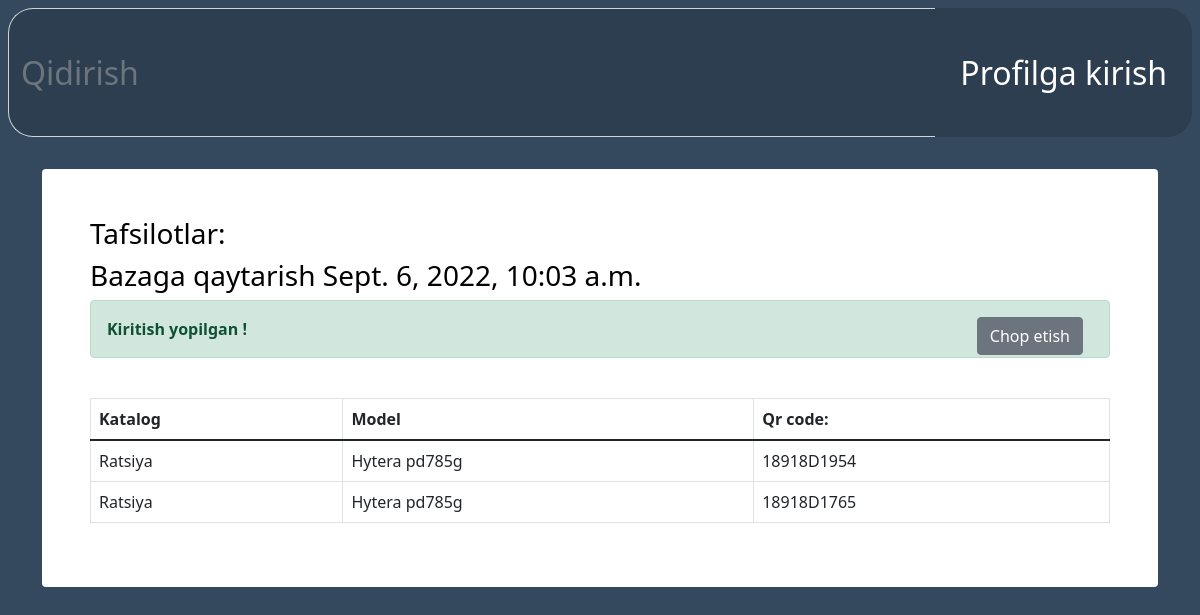
Page /events/44/ (signed in) on the committed database.
### apps/models.py (models this page shows, shortened)
class TadbirModel(models.Model):
    nametadbir = models.CharField(max_length=100)
    authuser = models.ForeignKey('auth.user', on_delete=models.CASCADE)
    pub_date = models.DateTimeField(auto_now_add=True)
    closeEvent = models.BooleanField(default=False)  # ombordami yuqmi

class RatsiyaModel(models.Model):
    tadbir = models.ManyToManyField(TadbirModel, through='Enrollment')
    katalog = models.CharField(max_length=200)
    rcode = models.SmallIntegerField(default=0)
    model = models.CharField(max_length=200)
    qr_code = models.CharField(max_length=200)
    lasteventid = models.PositiveIntegerField(default=0)
    archive = models.BooleanField(default=False)

### apps/views.py (the view, shortened to what this page needs)
# urls.py: path('events/<int:tadbirid>/', tadbir_view, name='detialevent'),
def tadbir_view(request, tadbirid):
    context = dict()
    datalist = list()
    enrolments = Enrollment.objects.filter(TadbirModel_id=tadbirid)
    for datas in enrolments:
        datalist.append(RatsiyaModel.objects.get(id=datas.RatsiyaModel_id))
    context['tadbirid'] = datalist
    tadbir = TadbirModel.objects.get(id=tadbirid)
    context['tadbir'] = tadbir
    if tadbir.nametadbir == 'Bazaga qaytarish':
        if 'sabab' in request.POST and not tadbir.closeEvent:
            searchbox = (request.POST['sabab']).strip()
            rmid = RatsiyaModel.objects.filter(qr_code=searchbox)
            if rmid and rmid.values('lasteventid')[0]['lasteventid'] != 0:
                lastevents = RatsiyaModel.objects.get(qr_code=str(searchbox))
                lastevents.lasteventid = 0
                lastevents.save()
                rmid = rmid.values('id')[0]['id']
                s1 = Enrollment(TadbirModel_id=tadbirid, RatsiyaModel_id=rmid)
                s1.save()
                return redirect('/events/' + str(tadbirid) + '/')
    return render(request, 'details.html', context)

### templates/details.html (shortened to what this page needs)
    {% extends 'base.html' %}
    {% block content %}
    <div class="d-flex" >
    <div class="container mt-3">
    <div class="p-5 bg-white text-black rounded " >
      <h3 class="text-black" >Tafsilotlar:</h3><h3> {{tadbir.nametadbir}} {{tadbir.pub_date}} </h3>
           {%if tadbir.closeEvent == True %}
        <div class="alert alert-success">
        <strong>Kiritish yopilgan !</strong>
        <a href="/events/{{tadbir.id}}/print" style="color : #000;">
          <button type="button" class="btn btn-secondary float-end" style=" margin-right: 10px;">Chop etish</button>
          </a>
      </div>
      {%endif%}
      <br>
      {%if tadbirid %}
      <table class="table table-bordered" id="costs">
        <thead>
          <tr>
            <th>Katalog</th>
            <th>Model</th>
            <th>Qr code: </th>
          </tr>
        </thead>
        <tbody>
{%for data in tadbirid %}
<tr>
  <td>{{data.katalog}}</td>
  <td>{{data.model}}</td>
  <td>{{data.qr_code}}</td>
</tr>
{%endfor%}
        </tbody>
      </table>
      {%else%}
      <h3 class="bg-success p-5 text-white" >Ma'lumot kiritilmagan</h3>
      {%endif%}
</div>
</div>
    {% endblock content %}

### static/css/base.css (style rules this page uses)
body { background-color: #34495E; }
a { color:#fff; text-decoration: none; }

### rows in the picture
TadbirModel: nametadbir "Bazaga qaytarish", pub_date "Sept. 6, 2022, 10:03 a.m."
RatsiyaModel: katalog "Ratsiya", model "Hytera pd785g", qr_code "18918D1954"
RatsiyaModel: katalog "Ratsiya", model "Hytera pd785g", qr_code "18918D1765"
